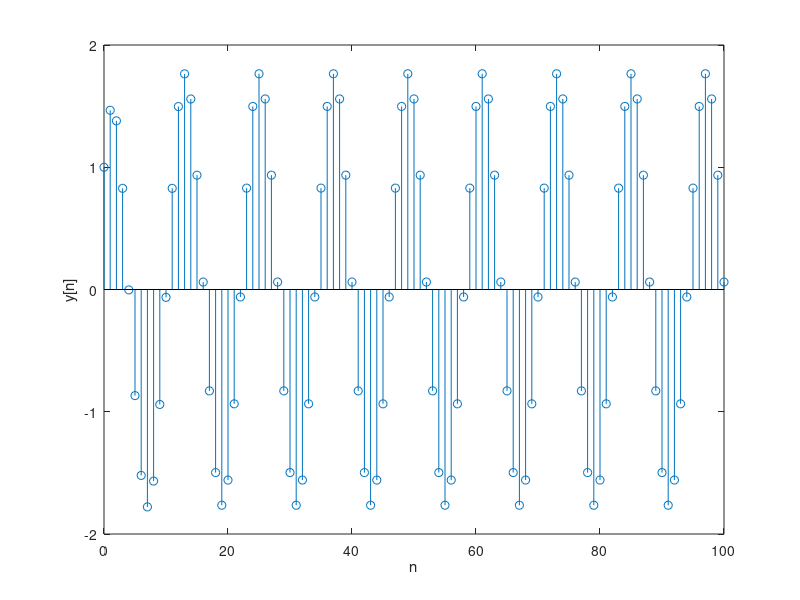

This chart was generated by the following MATLAB code:
n = 0:100;
h = (0.6).^n;
x = cos(n*pi/6);
y = conv(x, h);      
ny = 0:length(y)-1;
stem(ny , y);
xlim([0 100]);
xlabel('n');
ylabel('y[n]');
